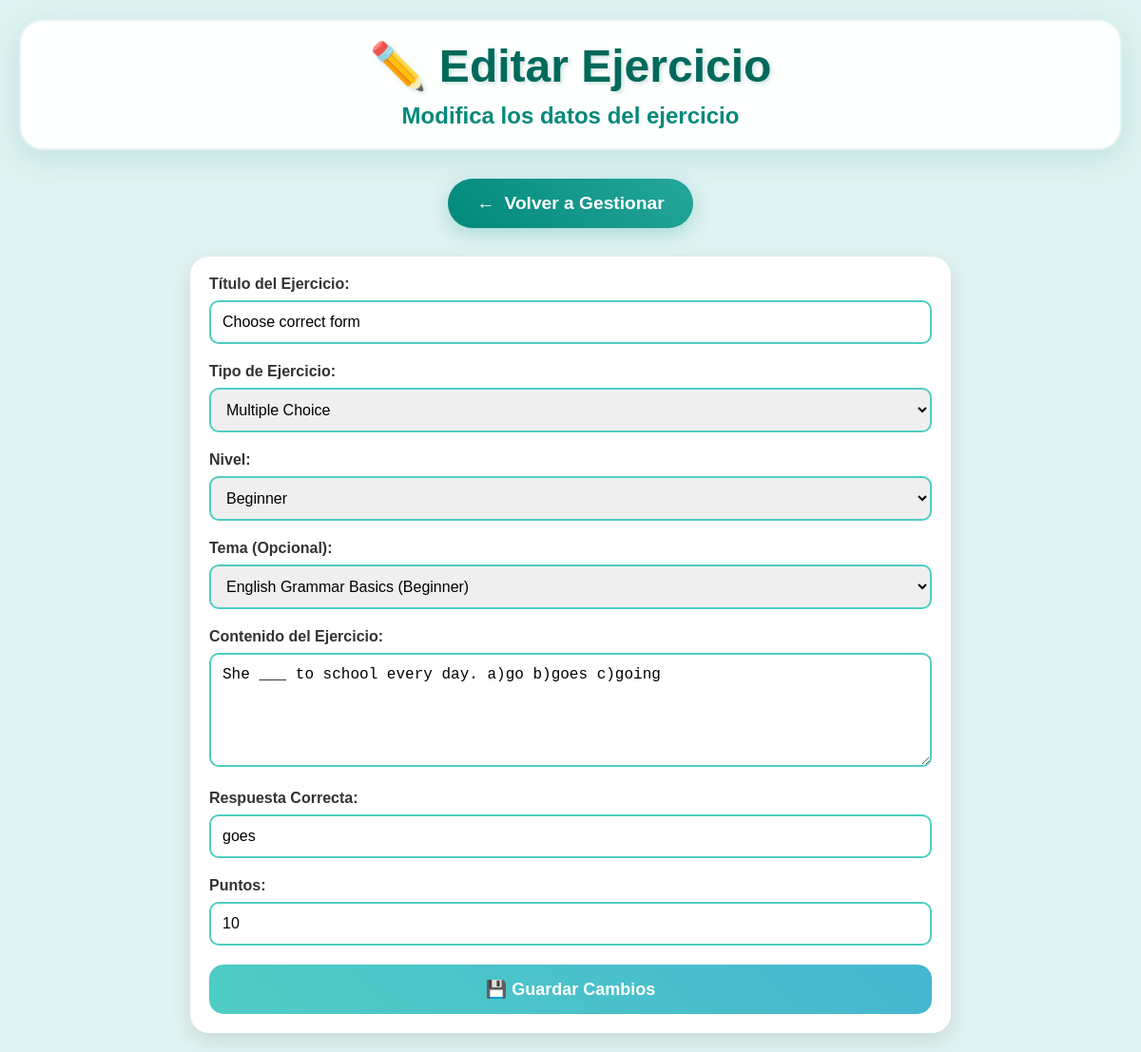
The page /?controller=teacher&action=editExercise&id=2 (signed in) on the database its author committed.
### tables this page shows
CREATE TABLE Ejercicio (
    id INT PRIMARY KEY AUTO_INCREMENT,
    titulo VARCHAR(255) NOT NULL,
    contenido TEXT NOT NULL,
    respuesta_correcta TEXT NOT NULL,
    tipo ENUM('multiple_choice', 'fill_blank', 'listening', 'speaking', 'writing', 'grammar', 'vocabulary') NOT NULL,
    nivel ENUM('Beginner', 'Elementary', 'Intermediate', 'Upper-Intermediate', 'Advanced'),
    puntos INT DEFAULT 10,
    tema_id INT,
    imagen VARCHAR(500) NULL COMMENT 'URL de imagen para el ejercicio',
    FOREIGN KEY (tema_id) REFERENCES Tema(id) ON DELETE CASCADE
);

CREATE TABLE Tema (
    id INT PRIMARY KEY AUTO_INCREMENT,
    nombre VARCHAR(255) NOT NULL,
    descripcion TEXT,
    nivel_requerido ENUM('Beginner', 'Elementary', 'Intermediate', 'Upper-Intermediate', 'Advanced'),
    audios TEXT,
    contenidos TEXT,
    duracion_estimada INT DEFAULT 60  
);

### controllers/TeacherController.php (called while the page is built, shortened)
<?php
require_once 'models/Tema.php';
require_once 'models/Ejercicio.php';
class TeacherController {
    private $temaModel;
    private $ejercicioModel;
    public function __construct() {
        $this->temaModel = new Tema();
        $this->ejercicioModel = new Ejercicio();
    }
    public function editExercise($id) {
        $data = [
            'ejercicio' => $this->ejercicioModel->getById($id),
            'temas' => $this->temaModel->getAll(),
            'page_title' => 'Editar Ejercicio'
        ];
        $this->loadView('teacher/edit_exercise', $data);
    }
    private function loadView($view, $data = []) {
        extract($data);
        require_once "views/$view.php";
    }
}
?>

### models/Ejercicio.php (called while the page is built, shortened)
<?php
require_once 'config/Database.php';
class Ejercicio {
    private $db;
    public function __construct() {
        $this->db = Database::getInstance()->getConnection();
    }
    public function getById($id) {
        $stmt = $this->db->prepare("SELECT * FROM Ejercicio WHERE id = ?");
        $stmt->execute([$id]);
        return $stmt->fetch(PDO::FETCH_ASSOC);
    }
}
?>

### config/Database.php (called while the page is built)
<?php
class Database {
    private static $instance = null;
    private $pdo;
    private function __construct() {
        $host = 'localhost';
        $dbname = 'english_learning_system';
        $username = 'root';
        $password = 'root';
        try {
            $this->pdo = new PDO("mysql:host=$host;dbname=$dbname;charset=utf8", $username, $password);
            $this->pdo->setAttribute(PDO::ATTR_ERRMODE, PDO::ERRMODE_EXCEPTION);
            $this->pdo->setAttribute(PDO::ATTR_DEFAULT_FETCH_MODE, PDO::FETCH_ASSOC);
        } catch(PDOException $e) {
            die("Database connection failed: " . $e->getMessage());
        }
    }
    public static function getInstance() {
        if (self::$instance === null) {
            self::$instance = new self();
        }
        return self::$instance;
    }
    public function getConnection() {
        return $this->pdo;
    }
}
?>

### models/Tema.php (called while the page is built, shortened)
<?php
require_once 'config/Database.php';
class Tema {
    private $db;
    public function __construct() {
        $this->db = Database::getInstance()->getConnection();
    }
    public function getAll($page = 1, $limit = 10) {
        $offset = ($page - 1) * $limit;
        $stmt = $this->db->prepare("SELECT * FROM Tema ORDER BY nivel_requerido, nombre LIMIT $limit OFFSET $offset");
        $stmt->execute();
        return $stmt->fetchAll(PDO::FETCH_ASSOC);
    }
}
?>

### views/teacher/edit_exercise.php (the view, shortened to what this page needs)
<!DOCTYPE html>
<html lang="es">
<head>
    <link rel="stylesheet" href="/englishdemo/assets/css/styles_kids.css">
</head>
<body>
    <div class="container">
        <div class="header bounce fade-in">
            <h1>✏️ Editar Ejercicio</h1>
            <p>Modifica los datos del ejercicio</p>
        </div>
        <nav class="nav-menu">
            <a href="/englishdemo/?controller=teacher&action=manageExercises" class="nav-btn exercises">
                <span>←</span>
                <span>Volver a Gestionar</span>
            </a>
        </nav>
        <div class="form-container">
            <form method="POST">
                <div class="form-group">
                    <label for="titulo">Título del Ejercicio:</label>
                    <input type="text" id="titulo" name="titulo" required value="<?php echo $ejercicio['titulo'] ?? ''; ?>">
                </div>
                <div class="form-group">
                    <label for="tipo">Tipo de Ejercicio:</label>
                    <select id="tipo" name="tipo" required>
                        <option value="multiple_choice" <?php echo ($ejercicio['tipo'] ?? '') == 'multiple_choice' ? 'selected' : ''; ?>>Multiple Choice</option>
                    </select>
                </div>
                <div class="form-group">
                    <label for="nivel">Nivel:</label>
                    <select id="nivel" name="nivel" required>
                        <option value="Beginner" <?php echo ($ejercicio['nivel'] ?? '') == 'Beginner' ? 'selected' : ''; ?>>Beginner</option>
                    </select>
                </div>
                <div class="form-group">
                    <label for="tema_id">Tema (Opcional):</label>
                    <select id="tema_id" name="tema_id">
                        <?php foreach($temas as $tema): ?>
                            <option value="<?php echo $tema['id']; ?>" <?php echo ($ejercicio['tema_id'] ?? '') == $tema['id'] ? 'selected' : ''; ?>>
                                <?php echo $tema['nombre']; ?> (<?php echo $tema['nivel_requerido']; ?>)
                            </option>
                        <?php endforeach; ?>
                    </select>
                </div>
                <div class="form-group">
                    <label for="contenido">Contenido del Ejercicio:</label>
                    <textarea id="contenido" name="contenido" required><?php echo $ejercicio['contenido'] ?? ''; ?></textarea>
                </div>
                <div class="form-group">
                    <label for="respuesta_correcta">Respuesta Correcta:</label>
                    <input type="text" id="respuesta_correcta" name="respuesta_correcta" required value="<?php echo $ejercicio['respuesta_correcta'] ?? ''; ?>">
                </div>
                <div class="form-group">
                    <label for="puntos">Puntos:</label>
                    <input type="number" id="puntos" name="puntos" required min="1" max="50" value="<?php echo $ejercicio['puntos'] ?? 10; ?>">
                </div>
                <button type="submit" class="btn-submit">
                    💾 Guardar Cambios
                </button>
            </form>
        </div>
    </div>
</body>
</html>

### assets/css/styles_kids.css (style rules this page uses)
* { margin: 0; padding: 0; box-sizing: border-box; }
body { font-family: 'Comic Sans MS', cursive, sans-serif; background: #e0f2f1; min-height: 100vh; color: #2C3E50; }
.container { max-width: 1200px; margin: 0 auto; padding: 20px; }
.header { text-align: center; margin-bottom: 30px; background: rgba(255, 255, 255, 0.95); border-radius: 25px; padding: 20px; box-shadow: 0 8px 32px rgba(0, 150, 136, 0.15); border: 2px solid rgba(0, 150, 136, 0.1); }
.header h1 { font-size: 3rem; color: #00695c; text-shadow: 2px 2px 4px rgba(0, 105, 92, 0.2); margin-bottom: 10px; }
.header p { font-size: 1.5rem; color: #00897b; font-weight: bold; }
.nav-menu { display: flex; justify-content: center; gap: 20px; margin-bottom: 30px; flex-wrap: wrap; }
.nav-btn { background: linear-gradient(45deg, #26a69a, #4db6ac); border: none; border-radius: 50px; padding: 15px 30px; font-size: 1.2rem; font-weight: bold; color: white; text-decoration: none; display: flex; align-items: center; gap: 10px; box-shadow: 0 6px 20px rgba(38, 166, 154, 0.3); transition: all 0.3s ease; cursor: pointer; }
.nav-btn.exercises { background: linear-gradient(45deg, #00897b, #26a69a); }
.bounce { animation: bounce 2s infinite; }

### views/teacher/edit_exercise.php (style rules this page uses)
.form-container { max-width: 800px; margin: 0 auto; padding: 20px; background: white; border-radius: 20px; box-shadow: 0 8px 25px rgba(0,0,0,0.1); }
.form-group { margin-bottom: 20px; }
.form-group label { display: block; font-weight: bold; margin-bottom: 8px; color: #333; }
.form-group input, .form-group select, .form-group textarea { width: 100%; padding: 12px; border: 2px solid #4ECDC4; border-radius: 10px; font-size: 16px; }
.form-group textarea { height: 120px; resize: vertical; }
.btn-submit { background: linear-gradient(45deg, #4ECDC4, #45B7D1); color: white; padding: 15px 30px; border: none; border-radius: 15px; font-size: 18px; font-weight: bold; cursor: pointer; width: 100%; }

### rows shown on the page
ejercicio: titulo "Choose correct form", tipo "Multiple Choice", nivel "Beginner", tema_id "English Grammar Basics (Beginner)", contenido "She ___ to school every day. a)go b)goes c)going", respuesta_correcta "goes", puntos "10"
